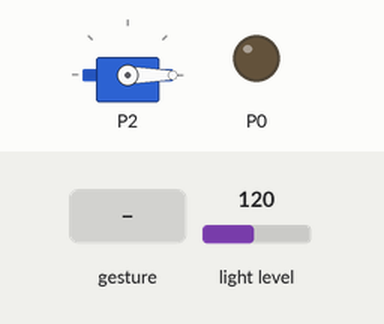
Simulated run of this program. Board: BBC micro:bit (MakeCode). Parts: servo, output pins drawn as LEDs (lit = HIGH). Inputs (shaded band) come from the test bench; at power-on: light level 120. A tilt is held for 1.5 s and a shake lasts 1 s, then the board lies face up again.

Above: at 1.2 s.
1.3 s: light level set to 85
2.8 s: light level set to 75
At 3.7 s:
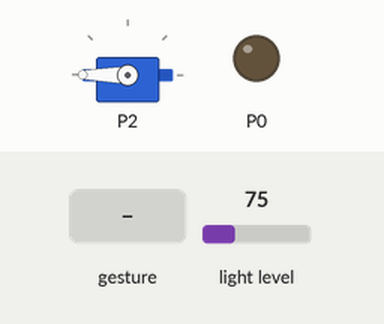
4.3 s: gesture 'shake'
At 5.0 s:
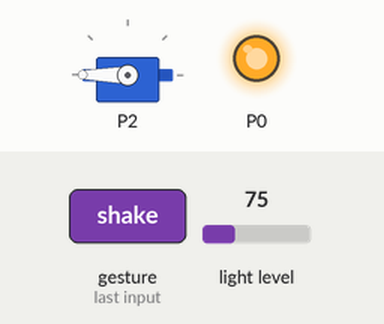
6.0 s: light level set to 128
At 7.2 s:
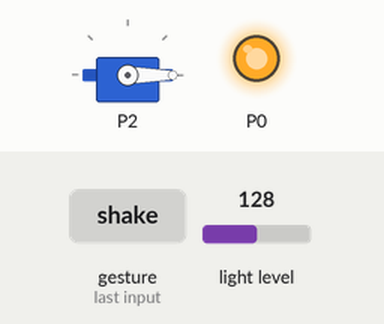
7.5 s: light level set to 5
At 8.3 s:
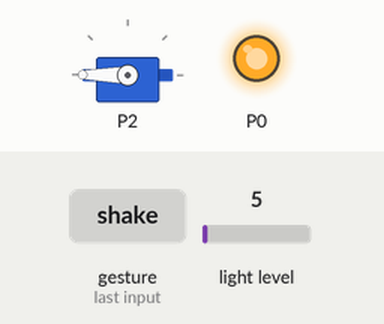
9.0 s: light level set to 191
At 9.4 s:
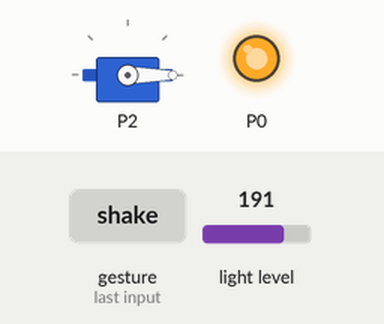
Timing chart, 0 to 11.5 s (numbered marks = the images above; inputs shaded):
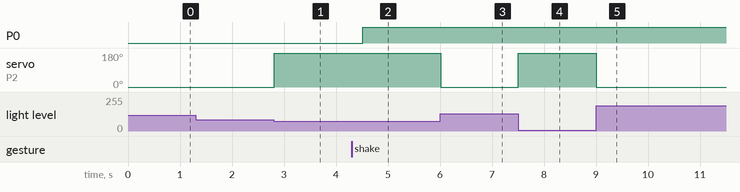

The program:

main.ts
```typescript
basic.forever(function () {
    if (input.lightLevel() < 80) {
        pins.servoWritePin(AnalogPin.P2, 180)
    } else {
        pins.servoWritePin(AnalogPin.P2, 0)
    }
})
basic.forever(function () {
    if (input.isGesture(Gesture.Shake)) {
        pins.digitalWritePin(DigitalPin.P0, 0)
        pins.digitalWritePin(DigitalPin.P0, 1)
        basic.pause(200)
        pins.digitalWritePin(DigitalPin.P0, 0)
        pins.digitalWritePin(DigitalPin.P0, 1)
        basic.pause(200)
        pins.digitalWritePin(DigitalPin.P0, 0)
        pins.digitalWritePin(DigitalPin.P0, 1)
        basic.pause(200)
    }
})
```

test.ts
```typescript
// 在此处测试；当此软件包作为插件使用时，将不会编译此软件包。
```

Measured:
- the behaviour switches between 80 and 79 on light level (found by bisection; images 0 and 1)
- after the input at 1.3 s, every drawn part: stays the same
- after the input at 2.8 s, servo on P2: 0° → 180° at once
- after the input at 4.3 s, P0: LOW → HIGH after 0.21 s
- after the input at 6.0 s, servo on P2: 180° → 0° at once
- after the input at 7.5 s, servo on P2: 0° → 180° at once
- after the input at 9.0 s, servo on P2: 180° → 0° at once
